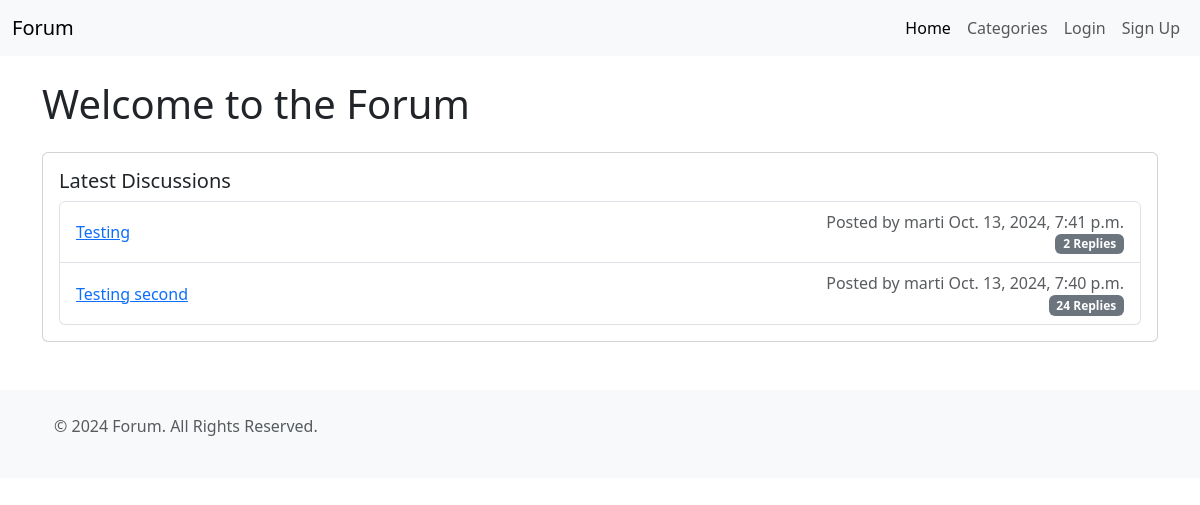
/, run on an earlier commit of the app's database.
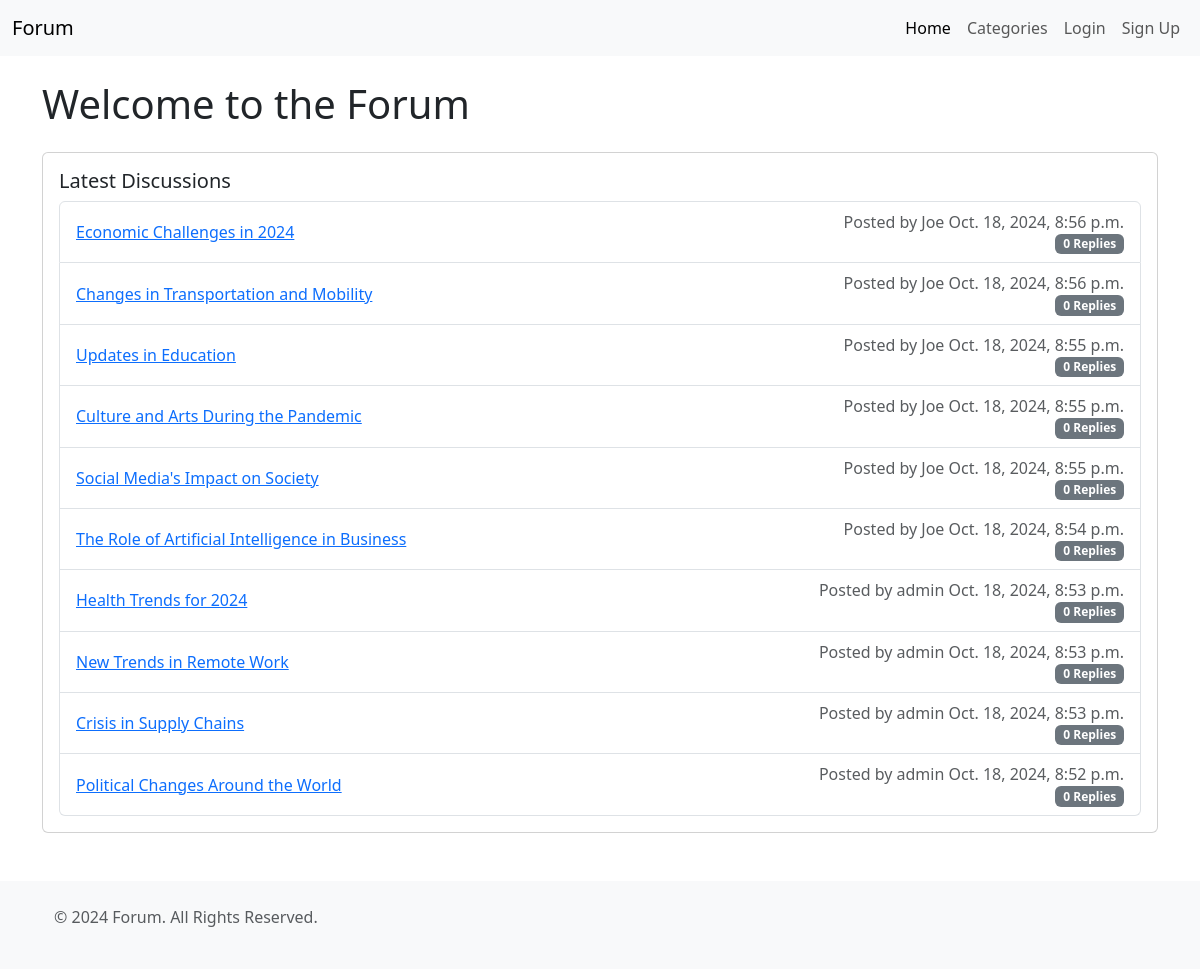
And on a later commit of the database.
### forumapp/models.py (models this page shows, shortened)
class Topic(models.Model):
    title = models.CharField(max_length=200)
    slug = models.SlugField(max_length=200, unique=True, blank=True)
    content = models.TextField()
    created_at = models.DateTimeField(auto_now_add=True)
    updated_at = models.DateTimeField(auto_now=True)
    category = models.ForeignKey(Category, on_delete=models.CASCADE, related_name='topics')
    author = models.ForeignKey(User, on_delete=models.CASCADE, related_name='topics')

### forumapp/views.py (the view)
# urls.py: path('', views.index, name='index'),
def index(request: HttpRequest) -> HttpResponse:
    topics = Topic.objects.order_by('-created_at')[:10]
    return render(request, 'index.html', {'topics': topics})

### forumapp/templates/index.html
{% extends 'base.html' %}
{% load i18n %}
{% block content %}
<h1 class="mb-4">{% trans "Welcome to the Forum" %}</h1>
<div class="card mb-3">
    <div class="card-body">
        <h5 class="card-title">{% trans "Latest Discussions" %}</h5>
        <ul class="list-group">
            {% for topic in topics %}
            <li class="list-group-item d-flex justify-content-between align-items-center">
                <a href="{% url 'topic_detail' topic.slug %}">{{ topic.title }}</a>
                <div class="d-flex flex-column align-items-end">
                    <p class="text-muted mb-0">{% trans "Posted by" %} {{ topic.author }} {{topic.created_at}}</p>
                    <span class="badge bg-secondary">{{ topic.replies.count }} {% trans "Replies" %}</span>
                </div>
            </li>
            {% endfor %}
        </ul>
    </div>
</div>
{% endblock %}

### forumapp/templates/base.html (shortened to what this page needs)
{% load static %}
{% load i18n %}
<!DOCTYPE html>
<html lang="en">
<head>
    <link rel="stylesheet" href="https://cdn.jsdelivr.net/npm/bootstrap@5.3.3/dist/css/bootstrap.min.css"
>
    <link rel="stylesheet" href="https://cdn.jsdelivr.net/npm/bootstrap-icons@1.11.3/font/bootstrap-icons.css"
>
    <link rel="stylesheet" href="{% static 'css/styles.css' %}">
</head>
<body>
    <nav class="navbar navbar-expand-lg navbar-light bg-light">
        <div class="container-fluid">
            <a class="navbar-brand" href="{% url 'index' %}">{% trans "Forum" %}</a>
            <div class="collapse navbar-collapse" id="navbarNav">
                <ul class="navbar-nav ms-auto">
                    <li class="nav-item">
                        <a class="nav-link active" href="{% url 'index' %}">{% trans "Home" %}</a>
                    </li>
                    <li class="nav-item">
                        <a class="nav-link" href="{% url 'category_list' %}">{% trans "Categories" %}</a>
                    </li>
                    {% if user.is_authenticated %}
                        <li class="nav-item dropdown">
                            <a class="nav-link dropdown-toggle" href="#" id="userDropdown" role="button" data-bs-toggle="dropdown" aria-expanded="false">
                                {{ user.username }}
                            </a>
                            <ul class="dropdown-menu dropdown-menu-end mt-2" aria-labelledby="userDropdown">
                                <li>
                                    <a class="dropdown-item" href="{% url 'logout' %}">{% trans "Logout" %}</a>
                                </li>
                            </ul>
                        </li>
                    {% else %}
                        <li class="nav-item">
                            <a class="nav-link" href="{% url 'login' %}">{% trans "Login" %}</a>
                        </li>
                        <li class="nav-item">
                            <a class="nav-link" href="{% url 'sign_up' %}">{% trans "Sign Up" %}</a>
                        </li>
                    {% endif %}
                </ul>
            </div>
        </div>
    </nav>
    <div class="container mt-4">
        {% block content %}
        {% endblock %}
    </div>
    <footer class="bg-light text-center text-lg-start mt-5">
        <div class="container p-4">
            <p class="text-muted">&copy; {% trans "2024 Forum. All Rights Reserved." %}</p>
        </div>
    </footer>
</body>
</html>

What changed in the data, as far as the page shows it:
no longer on this page (row unchanged): Topic: title "Testing", author "marti", created_at "Oct. 13, 2024, 7:41 p.m.", replies.count "2"
no longer on this page (row unchanged): Topic: title "Testing second", author "marti", created_at "Oct. 13, 2024, 7:40 p.m.", replies.count "24"
added Topic: title "Economic Challenges in 2024", author "Joe", created_at "Oct. 18, 2024, 8:56 p.m.", replies.count "0"
added Topic: title "Changes in Transportation and Mobility", author "Joe", created_at "Oct. 18, 2024, 8:56 p.m.", replies.count "0"
added Topic: title "Updates in Education", author "Joe", created_at "Oct. 18, 2024, 8:55 p.m.", replies.count "0"
added Topic: title "Culture and Arts During the Pandemic", author "Joe", created_at "Oct. 18, 2024, 8:55 p.m.", replies.count "0"
added Topic: title "Social Media's Impact on Society", author "Joe", created_at "Oct. 18, 2024, 8:55 p.m.", replies.count "0"
added Topic: title "The Role of Artificial Intelligence in Business", author "Joe", created_at "Oct. 18, 2024, 8:54 p.m.", replies.count "0"
added Topic: title "Health Trends for 2024", author "admin", created_at "Oct. 18, 2024, 8:53 p.m.", replies.count "0"
added Topic: title "New Trends in Remote Work", author "admin", created_at "Oct. 18, 2024, 8:53 p.m.", replies.count "0"
added Topic: title "Crisis in Supply Chains", author "admin", created_at "Oct. 18, 2024, 8:53 p.m.", replies.count "0"
added Topic: title "Political Changes Around the World", author "admin", created_at "Oct. 18, 2024, 8:52 p.m.", replies.count "0"
